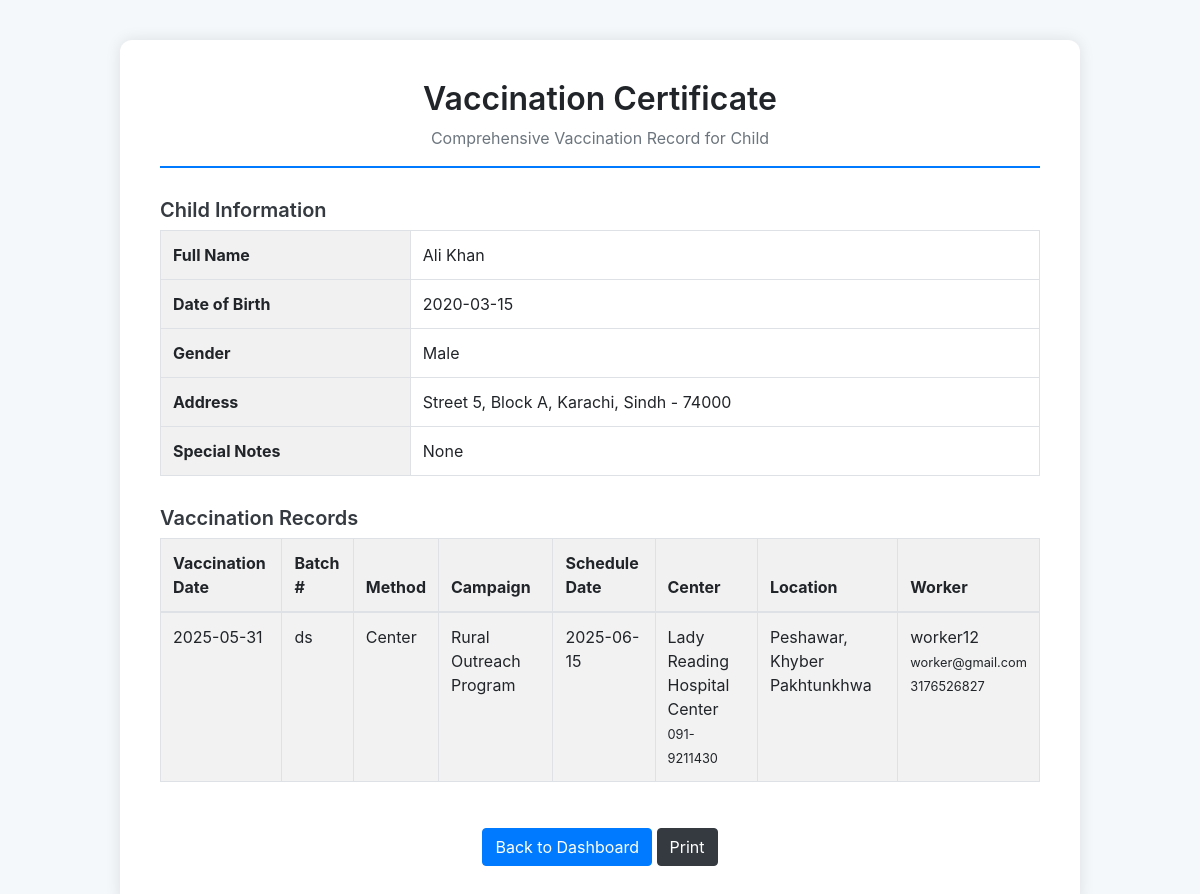
The page /parent/generate_certificate.php?child_id=2 (signed in) on the database its author committed.
### tables this page shows
CREATE TABLE `children` (
  `child_id` int(11) NOT NULL,
  `parent_id` int(11) NOT NULL,
  `first_name` varchar(100) NOT NULL,
  `last_name` varchar(100) NOT NULL,
  `date_of_birth` date NOT NULL,
  `gender` enum('Male','Female','Other') NOT NULL,
  `address` varchar(255) NOT NULL,
  `city` varchar(100) NOT NULL,
  `province` varchar(100) NOT NULL,
  `postal_code` varchar(20) NOT NULL,
  `special_notes` text DEFAULT NULL,
  `created_at` timestamp NOT NULL DEFAULT current_timestamp(),
  `updated_at` timestamp NOT NULL DEFAULT current_timestamp() ON UPDATE current_timestamp()
);

CREATE TABLE `vaccinations` (
  `id` int(11) NOT NULL,
  `child_id` int(11) NOT NULL,
  `worker_id` int(11) NOT NULL,
  `vaccine_date` date NOT NULL,
  `batch_number` varchar(100) NOT NULL,
  `schedule_id` int(11) NOT NULL,
  `method` enum('center','home') NOT NULL,
  `created_at` datetime DEFAULT current_timestamp()
);

CREATE TABLE `vaccination_schedules` (
  `id` int(11) NOT NULL,
  `center_id` int(11) NOT NULL,
  `vaccine_date` date NOT NULL,
  `campaign_name` varchar(255) NOT NULL,
  `notes` text DEFAULT NULL
);

CREATE TABLE `vaccination_centers` (
  `id` int(11) NOT NULL,
  `name` varchar(100) NOT NULL,
  `location` varchar(255) NOT NULL,
  `contact_number` varchar(20) NOT NULL
);

CREATE TABLE `users` (
  `id` int(11) NOT NULL,
  `username` varchar(50) NOT NULL,
  `password` varchar(255) NOT NULL,
  `email` varchar(100) NOT NULL,
  `phone` varchar(20) NOT NULL,
  `age` int(11) DEFAULT NULL,
  `cnic` varchar(13) NOT NULL,
  `bio` text DEFAULT NULL,
  `user_type` varchar(50) DEFAULT NULL,
  `profile_picture` varchar(255) DEFAULT NULL,
  `status` enum('pending','approved','rejected') DEFAULT 'pending'
);

### parent/generate_certificate.php (the view, shortened to what this page needs)
<?php
include('config.php');
$child_id = intval($_GET['child_id']);
$sql_child = "SELECT * FROM children WHERE child_id = $child_id LIMIT 1";
$result_child = mysqli_query($conn, $sql_child);
$child = mysqli_fetch_assoc($result_child);
$sql_vaccinations = "
    SELECT v.*,
           vs.campaign_name, vs.vaccine_date AS schedule_date,
           vc.name AS center_name, vc.location AS center_location, vc.contact_number AS center_contact,
           u.username AS worker_name, u.email AS worker_email, u.phone AS worker_phone
    FROM vaccinations v
    JOIN vaccination_schedules vs ON v.schedule_id = vs.id
    JOIN vaccination_centers vc ON vs.center_id = vc.id
    JOIN users u ON v.worker_id = u.id
    WHERE v.child_id = $child_id
    ORDER BY v.vaccine_date DESC
";
$result_vaccinations = mysqli_query($conn, $sql_vaccinations);
?>
<!DOCTYPE html>
<html lang="en">
<head>
    <link rel="stylesheet"
          href="https://stackpath.bootstrapcdn.com/bootstrap/4.5.2/css/bootstrap.min.css">
</head>
<body>
<div class="container certificate-container">
    <div class="certificate-header text-center">
        <h2>Vaccination Certificate</h2>
        <p class="text-muted">Comprehensive Vaccination Record for Child</p>
    </div>
    <h5 class="section-title">Child Information</h5>
    <table class="table table-bordered">
        <tr>
            <th>Full Name</th>
            <td><?= htmlspecialchars($child['first_name'] . ' ' . $child['last_name']) ?></td>
        </tr>
        <tr>
            <th>Date of Birth</th>
            <td><?= htmlspecialchars($child['date_of_birth']) ?></td>
        </tr>
        <tr>
            <th>Gender</th>
            <td><?= htmlspecialchars($child['gender']) ?></td>
        </tr>
        <tr>
            <th>Address</th>
            <td><?= htmlspecialchars($child['address']) ?>, <?= htmlspecialchars($child['city']) ?>,
                <?= htmlspecialchars($child['province']) ?> - <?= htmlspecialchars($child['postal_code']) ?></td>
        </tr>
        <?php if (!empty($child['special_notes'])): ?>
            <tr>
                <th>Special Notes</th>
                <td><?= nl2br(htmlspecialchars($child['special_notes'])) ?></td>
            </tr>
        <?php endif; ?>
    </table>
    <h5 class="section-title">Vaccination Records</h5>
    <?php if ($result_vaccinations && mysqli_num_rows($result_vaccinations) > 0): ?>
        <div class="table-responsive">
            <table class="table table-bordered table-striped table-hover">
                <thead>
                <tr>
                    <th>Vaccination Date</th>
                    <th>Batch #</th>
                    <th>Method</th>
                    <th>Campaign</th>
                    <th>Schedule Date</th>
                    <th>Center</th>
                    <th>Location</th>
                    <th>Worker</th>
                </tr>
                </thead>
                <tbody>
                <?php while ($vacc = mysqli_fetch_assoc($result_vaccinations)): ?>
                    <tr>
                        <td><?= htmlspecialchars($vacc['vaccine_date']) ?></td>
                        <td><?= htmlspecialchars($vacc['batch_number']) ?></td>
                        <td><?= ucfirst(htmlspecialchars($vacc['method'])) ?></td>
                        <td><?= htmlspecialchars($vacc['campaign_name']) ?></td>
                        <td><?= htmlspecialchars($vacc['schedule_date']) ?></td>
                        <td><?= htmlspecialchars($vacc['center_name']) ?> <br>
                            <small><?= htmlspecialchars($vacc['center_contact']) ?></small></td>
                        <td><?= htmlspecialchars($vacc['center_location']) ?></td>
                        <td><?= htmlspecialchars($vacc['worker_name']) ?><br>
                            <small><?= htmlspecialchars($vacc['worker_email']) ?> <br>
                                <?= htmlspecialchars($vacc['worker_phone']) ?></small>
                        </td>
                    </tr>
                <?php endwhile; ?>
                </tbody>
            </table>
        </div>
    <?php else: ?>
        <div class="alert alert-warning">No vaccination records found for this child.</div>
    <?php endif; ?>
    <div class="text-center btn-back">
        <a href="parent_dashboard.php" class="btn btn-primary">Back to Dashboard</a>
        <a href="" onclick="window.print()" class="btn btn-dark">Print</a>
    </div>
</div>
</body>
</html>

### parent/generate_certificate.php (style rules this page uses)
body { background: #f5f8fa; }
.certificate-container { max-width: 960px; margin: 40px auto; padding: 40px; background: #fff; border-radius: 12px; box-shadow: 0 0 15px rgba(0, 0, 0, 0.1); }
.certificate-header { border-bottom: 2px solid #007bff; margin-bottom: 30px; }
.certificate-header h2 { font-weight: 600; }
.section-title { margin-top: 30px; font-weight: 600; color: #343a40; }
.table th { background-color: #f1f1f1; }
.btn-back { margin-top: 30px; }

### rows shown on the page
children: first_name+last_name "Ali Khan", date_of_birth "2020-03-15", gender "Male", address "Street 5, Block A", city "Karachi", province "Sindh", postal_code "74000", special_notes "None"
vaccinations: vaccine_date "2025-05-31", batch_number "ds", method "Center", schedule.campaign_name "Rural Outreach Program", schedule.vaccine_date "2025-06-15", vaccination_centers.name "Lady Reading Hospital Center", vaccination_centers.contact_number "091-9211430", vaccination_centers.location "Peshawar, Khyber Pakhtunkhwa", worker.username "worker12", worker.email "worker@gmail.com", worker.phone "3176526827"
